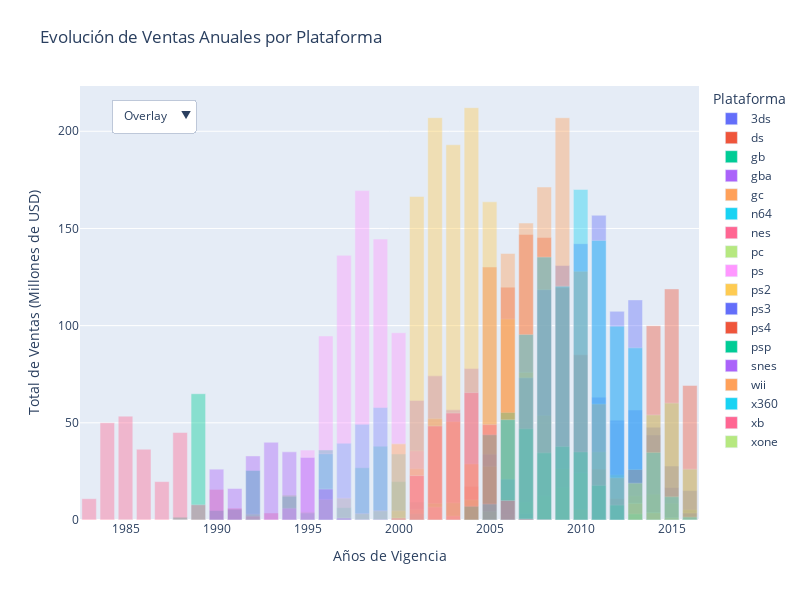

The cell this chart's notebook holds for it:
### Code cell
# Se genera la gráfica interactiva
fig = px.bar(top_sale_data, x="year_of_release", y="total_sales", color="platform",
             barmode='overlay', opacity=0.4)

# Personalizar el diseño del gráfico
fig.update_layout(
    title="Evolución de Ventas Anuales por Plataforma",
    xaxis_title='Años de Vigencia',
    yaxis_title='Total de Ventas (Millones de USD)',
    showlegend=True,
    legend_title_text='Plataforma',
    width=800, height=600,

    # Se agrega un botón interactivo
    updatemenus=[
        {
            'buttons': [
                {
                    'method': 'relayout',
                    'label': 'Overlay',
                    'args': [{'barmode': 'overlay'}]
                },
                {
                    'method': 'relayout',
                    'label': 'Stack',
                    'args': [{'barmode': 'stack'}]
                },
            ],
            'direction': 'down',
            'pad': {'r': 10, 't': 87},
            'showactive': True, 
            'x': 0.05,
            'xanchor': 'left',
            'y': 1.17,
            'yanchor': 'top'
        }

    ]
)
fig.show()

### Figure 1 — Plotly figure (JSON) as saved in the notebook; plotly's stock layout.template omitted (floating-point values rounded to 4 significant figures)
{"data": [{"alignmentgroup": "True", "hovertemplate": "platform=3ds<br>year_of_release=%{x}<br>total_sales=%{y}<extra></extra>", "legendgroup": "3ds", "marker": {"color": "#636efa", "opacity": 0.4, "pattern": {"shape": ""}}, "name": "3ds", "offsetgroup": "3ds", "orientation": "v", "showlegend": true, "textposition": "auto", "type": "bar", "x": [2011, 2012, 2013, 2014, 2015, 2016], "xaxis": "x", "y": [63.2, 51.36, 56.57, 43.76, 27.78, 15.14], "yaxis": "y"}, {"alignmentgroup": "True", "hovertemplate": "platform=ds<br>year_of_release=%{x}<br>total_sales=%{y}<extra></extra>", "legendgroup": "ds", "marker": {"color": "#EF553B", "opacity": 0.4, "pattern": {"shape": ""}}, "name": "ds", "offsetgroup": "ds", "orientation": "v", "showlegend": true, "textposition": "auto", "type": "bar", "x": [1985, 2004, 2005, 2006, 2007, 2008, 2009, 2010, 2011, 2012, 2013], "xaxis": "x", "y": [0.02, 17.27, 130.1, 119.8, 147.0, 145.3, 119.5, 85.02, 26.18, 11.01, 1.54], "yaxis": "y"}, {"alignmentgroup": "True", "hovertemplate": "platform=gb<br>year_of_release=%{x}<br>total_sales=%{y}<extra></extra>", "legendgroup": "gb", "marker": {"color": "#00cc96", "opacity": 0.4, "pattern": {"shape": ""}}, "name": "gb", "offsetgroup": "gb", "orientation": "v", "showlegend": true, "textposition": "auto", "type": "bar", "x": [1988, 1989, 1990, 1991, 1992, 1994, 1995, 1996, 1997, 1998, 1999, 2000, 2001], "xaxis": "x", "y": [1.43, 64.97, 4.89, 5.57, 25.49, 12.18, 3.6, 36.03, 6.37, 26.9, 38, 19.76, 9.24], "yaxis": "y"}, {"alignmentgroup": "True", "hovertemplate": "platform=gba<br>year_of_release=%{x}<br>total_sales=%{y}<extra></extra>", "legendgroup": "gba", "marker": {"color": "#ab63fa", "opacity": 0.4, "pattern": {"shape": ""}}, "name": "gba", "offsetgroup": "gba", "orientation": "v", "showlegend": true, "textposition": "auto", "type": "bar", "x": [2000, 2001, 2002, 2003, 2004, 2005, 2006, 2007], "xaxis": "x", "y": [0.07, 61.53, 74.16, 56.67, 77.91, 33.86, 5.28, 3.4], "yaxis": "y"}, {"alignmentgroup": "True", "hovertemplate": "platform=gc<br>year_of_release=%{x}<br>total_sales=%{y}<extra></extra>", "legendgroup": "gc", "marker": {"color": "#FFA15A", "opacity": 0.4, "pattern": {"shape": ""}}, "name": "gc", "offsetgroup": "gc", "orientation": "v", "showlegend": true, "textposition": "auto", "type": "bar", "x": [2001, 2002, 2003, 2004, 2005, 2006, 2007], "xaxis": "x", "y": [26.34, 52.11, 50.61, 28.82, 27.62, 11.26, 0.27], "yaxis": "y"}, {"alignmentgroup": "True", "hovertemplate": "platform=n64<br>year_of_release=%{x}<br>total_sales=%{y}<extra></extra>", "legendgroup": "n64", "marker": {"color": "#19d3f3", "opacity": 0.4, "pattern": {"shape": ""}}, "name": "n64", "offsetgroup": "n64", "orientation": "v", "showlegend": true, "textposition": "auto", "type": "bar", "x": [1996, 1997, 1998, 1999, 2000, 2001, 2002], "xaxis": "x", "y": [34.1, 39.5, 49.24, 57.87, 33.97, 3.25, 0.08], "yaxis": "y"}, {"alignmentgroup": "True", "hovertemplate": "platform=nes<br>year_of_release=%{x}<br>total_sales=%{y}<extra></extra>", "legendgroup": "nes", "marker": {"color": "#FF6692", "opacity": 0.4, "pattern": {"shape": ""}}, "name": "nes", "offsetgroup": "nes", "orientation": "v", "showlegend": true, "textposition": "auto", "type": "bar", "x": [1983, 1984, 1985, 1986, 1987, 1988, 1989, 1990, 1991, 1992, 1993, 1994], "xaxis": "x", "y": [10.96, 50.08, 53.44, 36.41, 19.76, 45.01, 7.85, 15.73, 6.11, 1.98, 3.61, 0.11], "yaxis": "y"}, {"alignmentgroup": "True", "hovertemplate": "platform=pc<br>year_of_release=%{x}<br>total_sales=%{y}<extra></extra>", "legendgroup": "pc", "marker": {"color": "#B6E880", "opacity": 0.4, "pattern": {"shape": ""}}, "name": "pc", "offsetgroup": "pc", "orientation": "v", "showlegend": true, "textposition": "auto", "type": "bar", "x": [1985, 1988, 1992, 1994, 1995, 1996, 1997, 1998, 1999, 2000, 2001, 2002, 2003, 2004, 2005, 2006, 2007, 2008, 2009, 2010, 2011, 2012, 2013, 2014, 2015, 2016], "xaxis": "x", "y": [0.04, 0.03, 3.03, 12.87, 4.22, 10.58, 11.27, 3.26, 4.74, 4.66, 5.47, 8.57, 8.84, 10.39, 4.37, 2.85, 9.28, 12.42, 16.91, 24.28, 35.03, 23.22, 12.38, 13.28, 8.52, 5.25], "yaxis": "y"}, {"alignmentgroup": "True", "hovertemplate": "platform=ps<br>year_of_release=%{x}<br>total_sales=%{y}<extra></extra>", "legendgroup": "ps", "marker": {"color": "#FF97FF", "opacity": 0.4, "pattern": {"shape": ""}}, "name": "ps", "offsetgroup": "ps", "orientation": "v", "showlegend": true, "textposition": "auto", "type": "bar", "x": [1994, 1995, 1996, 1997, 1998, 1999, 2000, 2001, 2002, 2003], "xaxis": "x", "y": [6.03, 35.96, 94.7, 136.2, 169.5, 144.5, 96.37, 35.59, 6.67, 2.07], "yaxis": "y"}, {"alignmentgroup": "True", "hovertemplate": "platform=ps2<br>year_of_release=%{x}<br>total_sales=%{y}<extra></extra>", "legendgroup": "ps2", "marker": {"color": "#FECB52", "opacity": 0.4, "pattern": {"shape": ""}}, "name": "ps2", "offsetgroup": "ps2", "orientation": "v", "showlegend": true, "textposition": "auto", "type": "bar", "x": [2000, 2001, 2002, 2003, 2004, 2005, 2006, 2007, 2008, 2009, 2010, 2011], "xaxis": "x", "y": [39.17, 166.4, 207.0, 193.0, 212.1, 163.7, 103.4, 75.99, 53.9, 26.4, 5.64, 0.45], "yaxis": "y"}, {"alignmentgroup": "True", "hovertemplate": "platform=ps3<br>year_of_release=%{x}<br>total_sales=%{y}<extra></extra>", "legendgroup": "ps3", "marker": {"color": "#636efa", "opacity": 0.4, "pattern": {"shape": ""}}, "name": "ps3", "offsetgroup": "ps3", "orientation": "v", "showlegend": true, "textposition": "auto", "type": "bar", "x": [2006, 2007, 2008, 2009, 2010, 2011, 2012, 2013, 2014, 2015, 2016], "xaxis": "x", "y": [20.96, 73.19, 118.5, 130.9, 142.2, 156.8, 107.4, 113.2, 47.76, 16.82, 3.6], "yaxis": "y"}, {"alignmentgroup": "True", "hovertemplate": "platform=ps4<br>year_of_release=%{x}<br>total_sales=%{y}<extra></extra>", "legendgroup": "ps4", "marker": {"color": "#EF553B", "opacity": 0.4, "pattern": {"shape": ""}}, "name": "ps4", "offsetgroup": "ps4", "orientation": "v", "showlegend": true, "textposition": "auto", "type": "bar", "x": [2013, 2014, 2015, 2016], "xaxis": "x", "y": [25.99, 100.0, 118.9, 69.25], "yaxis": "y"}, {"alignmentgroup": "True", "hovertemplate": "platform=psp<br>year_of_release=%{x}<br>total_sales=%{y}<extra></extra>", "legendgroup": "psp", "marker": {"color": "#00cc96", "opacity": 0.4, "pattern": {"shape": ""}}, "name": "psp", "offsetgroup": "psp", "orientation": "v", "showlegend": true, "textposition": "auto", "type": "bar", "x": [2004, 2005, 2006, 2007, 2008, 2009, 2010, 2011, 2012, 2013, 2014, 2015], "xaxis": "x", "y": [7.06, 43.84, 55.32, 46.94, 34.55, 37.78, 35.04, 17.82, 7.69, 3.14, 0.24, 0.12], "yaxis": "y"}, {"alignmentgroup": "True", "hovertemplate": "platform=snes<br>year_of_release=%{x}<br>total_sales=%{y}<extra></extra>", "legendgroup": "snes", "marker": {"color": "#ab63fa", "opacity": 0.4, "pattern": {"shape": ""}}, "name": "snes", "offsetgroup": "snes", "orientation": "v", "showlegend": true, "textposition": "auto", "type": "bar", "x": [1990, 1991, 1992, 1993, 1994, 1995, 1996, 1997, 1998, 1999], "xaxis": "x", "y": [26.15, 16.22, 32.98, 40.02, 35.08, 32.2, 15.92, 0.99, 0.22, 0.26], "yaxis": "y"}, {"alignmentgroup": "True", "hovertemplate": "platform=wii<br>year_of_release=%{x}<br>total_sales=%{y}<extra></extra>", "legendgroup": "wii", "marker": {"color": "#FFA15A", "opacity": 0.4, "pattern": {"shape": ""}}, "name": "wii", "offsetgroup": "wii", "orientation": "v", "showlegend": true, "textposition": "auto", "type": "bar", "x": [2006, 2007, 2008, 2009, 2010, 2011, 2012, 2013, 2014, 2015, 2016], "xaxis": "x", "y": [137.1, 152.8, 171.3, 207.0, 128.0, 59.65, 21.71, 8.59, 3.75, 1.14, 0.18], "yaxis": "y"}, {"alignmentgroup": "True", "hovertemplate": "platform=x360<br>year_of_release=%{x}<br>total_sales=%{y}<extra></extra>", "legendgroup": "x360", "marker": {"color": "#19d3f3", "opacity": 0.4, "pattern": {"shape": ""}}, "name": "x360", "offsetgroup": "x360", "orientation": "v", "showlegend": true, "textposition": "auto", "type": "bar", "x": [2005, 2006, 2007, 2008, 2009, 2010, 2011, 2012, 2013, 2014, 2015, 2016], "xaxis": "x", "y": [8.25, 51.63, 95.41, 135.3, 120.3, 170.1, 143.8, 99.74, 88.58, 34.74, 11.96, 1.52], "yaxis": "y"}, {"alignmentgroup": "True", "hovertemplate": "platform=xb<br>year_of_release=%{x}<br>total_sales=%{y}<extra></extra>", "legendgroup": "xb", "marker": {"color": "#FF6692", "opacity": 0.4, "pattern": {"shape": ""}}, "name": "xb", "offsetgroup": "xb", "orientation": "v", "showlegend": true, "textposition": "auto", "type": "bar", "x": [2000, 2001, 2002, 2003, 2004, 2005, 2006, 2007, 2008], "xaxis": "x", "y": [0.99, 22.84, 48.37, 55.04, 65.57, 49.08, 10.04, 0.55, 0.18], "yaxis": "y"}, {"alignmentgroup": "True", "hovertemplate": "platform=xone<br>year_of_release=%{x}<br>total_sales=%{y}<extra></extra>", "legendgroup": "xone", "marker": {"color": "#B6E880", "opacity": 0.4, "pattern": {"shape": ""}}, "name": "xone", "offsetgroup": "xone", "orientation": "v", "showlegend": true, "textposition": "auto", "type": "bar", "x": [2013, 2014, 2015, 2016], "xaxis": "x", "y": [18.96, 54.07, 60.14, 26.15], "yaxis": "y"}], "layout": {"barmode": "overlay", "height": 600, "legend": {"title": {"text": "Plataforma"}, "tracegroupgap": 0}, "margin": {"t": 60}, "showlegend": true, "title": {"text": "Evolución de Ventas Anuales por Plataforma"}, "updatemenus": [{"buttons": [{"args": [{"barmode": "overlay"}], "label": "Overlay", "method": "relayout"}, {"args": [{"barmode": "stack"}], "label": "Stack", "method": "relayout"}], "direction": "down", "pad": {"r": 10, "t": 87}, "showactive": true, "x": 0.05, "xanchor": "left", "y": 1.17, "yanchor": "top"}], "width": 800, "xaxis": {"anchor": "y", "domain": [0, 1], "title": {"text": "Años de Vigencia"}}, "yaxis": {"anchor": "x", "domain": [0, 1], "title": {"text": "Total de Ventas (Millones de USD)"}}}}
